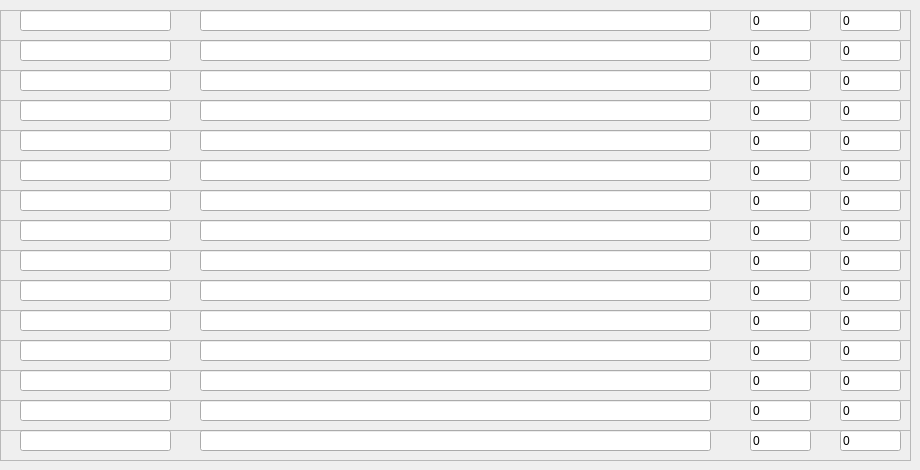
    <widget class="QWidget" name="tab_5">
     <attribute name="title">
      <string>5</string>
     </attribute>
     <widget class="QFrame" name="frame_65">
      <property name="geometry">
       <rect>
        <x>0</x>
        <y>10</y>
        <width>911</width>
        <height>31</height>
       </rect>
      </property>
      <property name="frameShape">
       <enum>QFrame::StyledPanel</enum>
      </property>
      <property name="frameShadow">
       <enum>QFrame::Raised</enum>
      </property>
      <widget class="QLineEdit" name="item_name_65">
       <property name="geometry">
        <rect>
         <x>20</x>
         <y>0</y>
         <width>151</width>
         <height>21</height>
        </rect>
       </property>
       <property name="text">
        <string/>
       </property>
      </widget>
      <widget class="QLineEdit" name="item_reg_65">
       <property name="geometry">
        <rect>
         <x>200</x>
         <y>0</y>
         <width>511</width>
         <height>21</height>
        </rect>
       </property>
       <property name="text">
        <string/>
       </property>
      </widget>
      <widget class="QLineEdit" name="item_index_65">
       <property name="geometry">
        <rect>
         <x>750</x>
         <y>0</y>
         <width>61</width>
         <height>21</height>
        </rect>
       </property>
       <property name="text">
        <string>0</string>
       </property>
      </widget>
      <widget class="QLineEdit" name="item_skip_65">
       <property name="geometry">
        <rect>
         <x>840</x>
         <y>0</y>
         <width>61</width>
         <height>21</height>
        </rect>
       </property>
       <property name="text">
        <string>0</string>
       </property>
      </widget>
     </widget>
     <widget class="QFrame" name="frame_66">
      <property name="geometry">
       <rect>
        <x>0</x>
        <y>40</y>
        <width>911</width>
        <height>31</height>
       </rect>
      </property>
      <property name="frameShape">
       <enum>QFrame::StyledPanel</enum>
      </property>
      <property name="frameShadow">
       <enum>QFrame::Raised</enum>
      </property>
      <widget class="QLineEdit" name="item_name_66">
       <property name="geometry">
        <rect>
         <x>20</x>
         <y>0</y>
         <width>151</width>
         <height>21</height>
        </rect>
       </property>
       <property name="text">
        <string/>
       </property>
      </widget>
      <widget class="QLineEdit" name="item_reg_66">
       <property name="geometry">
        <rect>
         <x>200</x>
         <y>0</y>
         <width>511</width>
         <height>21</height>
        </rect>
       </property>
       <property name="text">
        <string/>
       </property>
      </widget>
      <widget class="QLineEdit" name="item_index_66">
       <property name="geometry">
        <rect>
         <x>750</x>
         <y>0</y>
         <width>61</width>
         <height>21</height>
        </rect>
       </property>
       <property name="text">
        <string>0</string>
       </property>
      </widget>
      <widget class="QLineEdit" name="item_skip_66">
       <property name="geometry">
        <rect>
         <x>840</x>
         <y>0</y>
         <width>61</width>
         <height>21</height>
        </rect>
       </property>
       <property name="text">
        <string>0</string>
       </property>
      </widget>
     </widget>
     <widget class="QFrame" name="frame_67">
      <property name="geometry">
       <rect>
        <x>0</x>
        <y>70</y>
        <width>911</width>
        <height>31</height>
       </rect>
      </property>
      <property name="frameShape">
       <enum>QFrame::StyledPanel</enum>
      </property>
      <property name="frameShadow">
       <enum>QFrame::Raised</enum>
      </property>
      <widget class="QLineEdit" name="item_name_67">
       <property name="geometry">
        <rect>
         <x>20</x>
         <y>0</y>
         <width>151</width>
         <height>21</height>
        </rect>
       </property>
       <property name="text">
        <string/>
       </property>
      </widget>
      <widget class="QLineEdit" name="item_reg_67">
       <property name="geometry">
        <rect>
         <x>200</x>
         <y>0</y>
         <width>511</width>
         <height>21</height>
        </rect>
       </property>
       <property name="text">
        <string/>
       </property>
      </widget>
      <widget class="QLineEdit" name="item_index_67">
       <property name="geometry">
        <rect>
         <x>750</x>
         <y>0</y>
         <width>61</width>
         <height>21</height>
        </rect>
       </property>
       <property name="text">
        <string>0</string>
       </property>
      </widget>
      <widget class="QLineEdit" name="item_skip_67">
       <property name="geometry">
        <rect>
         <x>840</x>
         <y>0</y>
         <width>61</width>
         <height>21</height>
        </rect>
       </property>
       <property name="text">
        <string>0</string>
       </property>
      </widget>
     </widget>
     <widget class="QFrame" name="frame_68">
      <property name="geometry">
       <rect>
        <x>0</x>
        <y>100</y>
        <width>911</width>
        <height>31</height>
       </rect>
      </property>
      <property name="frameShape">
       <enum>QFrame::StyledPanel</enum>
      </property>
      <property name="frameShadow">
       <enum>QFrame::Raised</enum>
      </property>
      <widget class="QLineEdit" name="item_name_68">
       <property name="geometry">
        <rect>
         <x>20</x>
         <y>0</y>
         <width>151</width>
         <height>21</height>
        </rect>
       </property>
       <property name="text">
        <string/>
       </property>
      </widget>
      <widget class="QLineEdit" name="item_reg_68">
       <property name="geometry">
        <rect>
         <x>200</x>
         <y>0</y>
         <width>511</width>
         <height>21</height>
        </rect>
       </property>
       <property name="text">
        <string/>
       </property>
      </widget>
      <widget class="QLineEdit" name="item_index_68">
       <property name="geometry">
        <rect>
         <x>750</x>
         <y>0</y>
         <width>61</width>
         <height>21</height>
        </rect>
       </property>
       <property name="text">
        <string>0</string>
       </property>
      </widget>
      <widget class="QLineEdit" name="item_skip_68">
       <property name="geometry">
        <rect>
         <x>840</x>
         <y>0</y>
         <width>61</width>
         <height>21</height>
        </rect>
       </property>
       <property name="text">
        <string>0</string>
       </property>
      </widget>
     </widget>
     <widget class="QFrame" name="frame_69">
      <property name="geometry">
       <rect>
        <x>0</x>
        <y>130</y>
        <width>911</width>
        <height>31</height>
       </rect>
      </property>
      <property name="frameShape">
       <enum>QFrame::StyledPanel</enum>
      </property>
      <property name="frameShadow">
       <enum>QFrame::Raised</enum>
      </property>
      <widget class="QLineEdit" name="item_name_69">
       <property name="geometry">
        <rect>
         <x>20</x>
         <y>0</y>
         <width>151</width>
         <height>21</height>
        </rect>
       </property>
       <property name="text">
        <string/>
       </property>
      </widget>
      <widget class="QLineEdit" name="item_reg_69">
       <property name="geometry">
        <rect>
         <x>200</x>
         <y>0</y>
         <width>511</width>
         <height>21</height>
        </rect>
       </property>
       <property name="text">
        <string/>
       </property>
      </widget>
      <widget class="QLineEdit" name="item_index_69">
       <property name="geometry">
        <rect>
         <x>750</x>
         <y>0</y>
         <width>61</width>
         <height>21</height>
        </rect>
       </property>
       <property name="text">
        <string>0</string>
       </property>
      </widget>
      <widget class="QLineEdit" name="item_skip_69">
       <property name="geometry">
        <rect>
         <x>840</x>
         <y>0</y>
         <width>61</width>
         <height>21</height>
        </rect>
       </property>
       <property name="text">
        <string>0</string>
       </property>
      </widget>
     </widget>
     <widget class="QFrame" name="frame_70">
      <property name="geometry">
       <rect>
        <x>0</x>
        <y>160</y>
        <width>911</width>
        <height>31</height>
       </rect>
      </property>
      <property name="frameShape">
       <enum>QFrame::StyledPanel</enum>
      </property>
      <property name="frameShadow">
       <enum>QFrame::Raised</enum>
      </property>
      <widget class="QLineEdit" name="item_name_70">
       <property name="geometry">
        <rect>
         <x>20</x>
         <y>0</y>
         <width>151</width>
         <height>21</height>
        </rect>
       </property>
       <property name="text">
        <string/>
       </property>
      </widget>
      <widget class="QLineEdit" name="item_reg_70">
       <property name="geometry">
        <rect>
         <x>200</x>
         <y>0</y>
         <width>511</width>
         <height>21</height>
        </rect>
       </property>
       <property name="text">
        <string/>
       </property>
      </widget>
      <widget class="QLineEdit" name="item_index_70">
       <property name="geometry">
        <rect>
         <x>750</x>
         <y>0</y>
         <width>61</width>
         <height>21</height>
        </rect>
       </property>
       <property name="text">
        <string>0</string>
       </property>
      </widget>
      <widget class="QLineEdit" name="item_skip_70">
       <property name="geometry">
        <rect>
         <x>840</x>
         <y>0</y>
         <width>61</width>
         <height>21</height>
        </rect>
       </property>
       <property name="text">
        <string>0</string>
       </property>
      </widget>
     </widget>
     <widget class="QFrame" name="frame_71">
      <property name="geometry">
       <rect>
        <x>0</x>
        <y>190</y>
        <width>911</width>
        <height>31</height>
       </rect>
      </property>
      <property name="frameShape">
       <enum>QFrame::StyledPanel</enum>
      </property>
      <property name="frameShadow">
       <enum>QFrame::Raised</enum>
      </property>
      <widget class="QLineEdit" name="item_name_71">
       <property name="geometry">
        <rect>
         <x>20</x>
         <y>0</y>
         <width>151</width>
         <height>21</height>
        </rect>
       </property>
       <property name="text">
        <string/>
       </property>
      </widget>
      <widget class="QLineEdit" name="item_reg_71">
       <property name="geometry">
        <rect>
         <x>200</x>
         <y>0</y>
         <width>511</width>
         <height>21</height>
        </rect>
       </property>
       <property name="text">
        <string/>
       </property>
      </widget>
      <widget class="QLineEdit" name="item_index_71">
       <property name="geometry">
        <rect>
         <x>750</x>
         <y>0</y>
         <width>61</width>
         <height>21</height>
        </rect>
       </property>
       <property name="text">
        <string>0</string>
       </property>
      </widget>
      <widget class="QLineEdit" name="item_skip_71">
       <property name="geometry">
        <rect>
         <x>840</x>
         <y>0</y>
         <width>61</width>
         <height>21</height>
        </rect>
       </property>
       <property name="text">
        <string>0</string>
       </property>
      </widget>
     </widget>
     <widget class="QFrame" name="frame_72">
      <property name="geometry">
       <rect>
        <x>0</x>
        <y>220</y>
        <width>911</width>
        <height>31</height>
       </rect>
      </property>
      <property name="frameShape">
       <enum>QFrame::StyledPanel</enum>
      </property>
      <property name="frameShadow">
       <enum>QFrame::Raised</enum>
      </property>
      <widget class="QLineEdit" name="item_name_72">
       <property name="geometry">
        <rect>
         <x>20</x>
         <y>0</y>
         <width>151</width>
         <height>21</height>
        </rect>
       </property>
       <property name="text">
        <string/>
       </property>
      </widget>
      <widget class="QLineEdit" name="item_reg_72">
       <property name="geometry">
        <rect>
         <x>200</x>
         <y>0</y>
         <width>511</width>
         <height>21</height>
        </rect>
       </property>
       <property name="text">
        <string/>
       </property>
      </widget>
      <widget class="QLineEdit" name="item_index_72">
       <property name="geometry">
        <rect>
         <x>750</x>
         <y>0</y>
         <width>61</width>
         <height>21</height>
        </rect>
       </property>
       <property name="text">
        <string>0</string>
       </property>
      </widget>
      <widget class="QLineEdit" name="item_skip_72">
       <property name="geometry">
        <rect>
         <x>840</x>
         <y>0</y>
         <width>61</width>
         <height>21</height>
        </rect>
       </property>
       <property name="text">
        <string>0</string>
       </property>
      </widget>
     </widget>
     <widget class="QFrame" name="frame_73">
      <property name="geometry">
       <rect>
        <x>0</x>
        <y>250</y>
        <width>911</width>
        <height>31</height>
       </rect>
      </property>
      <property name="frameShape">
       <enum>QFrame::StyledPanel</enum>
      </property>
      <property name="frameShadow">
       <enum>QFrame::Raised</enum>
      </property>
      <widget class="QLineEdit" name="item_name_73">
       <property name="geometry">
        <rect>
         <x>20</x>
         <y>0</y>
         <width>151</width>
         <height>21</height>
        </rect>
       </property>
       <property name="text">
        <string/>
       </property>
      </widget>
      <widget class="QLineEdit" name="item_reg_73">
       <property name="geometry">
        <rect>
         <x>200</x>
         <y>0</y>
         <width>511</width>
         <height>21</height>
        </rect>
       </property>
       <property name="text">
        <string/>
       </property>
      </widget>
      <widget class="QLineEdit" name="item_index_73">
       <property name="geometry">
        <rect>
         <x>750</x>
         <y>0</y>
         <width>61</width>
         <height>21</height>
        </rect>
       </property>
       <property name="text">
        <string>0</string>
       </property>
      </widget>
      <widget class="QLineEdit" name="item_skip_73">
       <property name="geometry">
        <rect>
         <x>840</x>
         <y>0</y>
         <width>61</width>
         <height>21</height>
        </rect>
       </property>
       <property name="text">
        <string>0</string>
       </property>
      </widget>
     </widget>
     <widget class="QFrame" name="frame_74">
      <property name="geometry">
       <rect>
        <x>0</x>
        <y>280</y>
        <width>911</width>
        <height>31</height>
       </rect>
      </property>
      <property name="frameShape">
       <enum>QFrame::StyledPanel</enum>
      </property>
      <property name="frameShadow">
       <enum>QFrame::Raised</enum>
      </property>
      <widget class="QLineEdit" name="item_name_74">
       <property name="geometry">
        <rect>
         <x>20</x>
         <y>0</y>
         <width>151</width>
         <height>21</height>
        </rect>
       </property>
       <property name="text">
        <string/>
       </property>
      </widget>
      <widget class="QLineEdit" name="item_reg_74">
       <property name="geometry">
        <rect>
         <x>200</x>
         <y>0</y>
         <width>511</width>
         <height>21</height>
        </rect>
       </property>
       <property name="text">
        <string/>
       </property>
      </widget>
      <widget class="QLineEdit" name="item_index_74">
       <property name="geometry">
        <rect>
         <x>750</x>
         <y>0</y>
         <width>61</width>
         <height>21</height>
        </rect>
       </property>
       <property name="text">
        <string>0</string>
       </property>
      </widget>
      <widget class="QLineEdit" name="item_skip_74">
       <property name="geometry">
        <rect>
         <x>840</x>
         <y>0</y>
         <width>61</width>
         <height>21</height>
        </rect>
       </property>
       <property name="text">
        <string>0</string>
       </property>
      </widget>
     </widget>
     <widget class="QFrame" name="frame_75">
      <property name="geometry">
       <rect>
        <x>0</x>
        <y>310</y>
        <width>911</width>
        <height>31</height>
       </rect>
      </property>
      <property name="frameShape">
       <enum>QFrame::StyledPanel</enum>
      </property>
      <property name="frameShadow">
       <enum>QFrame::Raised</enum>
      </property>
      <widget class="QLineEdit" name="item_name_75">
       <property name="geometry">
        <rect>
         <x>20</x>
         <y>0</y>
         <width>151</width>
         <height>21</height>
        </rect>
       </property>
       <property name="text">
        <string/>
       </property>
      </widget>
      <widget class="QLineEdit" name="item_reg_75">
       <property name="geometry">
        <rect>
         <x>200</x>
         <y>0</y>
         <width>511</width>
         <height>21</height>
        </rect>
       </property>
       <property name="text">
        <string/>
       </property>
      </widget>
      <widget class="QLineEdit" name="item_index_75">
       <property name="geometry">
        <rect>
         <x>750</x>
         <y>0</y>
         <width>61</width>
         <height>21</height>
        </rect>
       </property>
       <property name="text">
        <string>0</string>
       </property>
      </widget>
      <widget class="QLineEdit" name="item_skip_75">
       <property name="geometry">
        <rect>
         <x>840</x>
         <y>0</y>
         <width>61</width>
         <height>21</height>
        </rect>
       </property>
       <property name="text">
        <string>0</string>
       </property>
      </widget>
     </widget>
     <widget class="QFrame" name="frame_76">
      <property name="geometry">
       <rect>
        <x>0</x>
        <y>340</y>
        <width>911</width>
        <height>31</height>
       </rect>
      </property>
      <property name="frameShape">
       <enum>QFrame::StyledPanel</enum>
      </property>
      <property name="frameShadow">
       <enum>QFrame::Raised</enum>
      </property>
      <widget class="QLineEdit" name="item_name_76">
       <property name="geometry">
        <rect>
         <x>20</x>
         <y>0</y>
         <width>151</width>
         <height>21</height>
        </rect>
       </property>
       <property name="text">
        <string/>
       </property>
      </widget>
      <widget class="QLineEdit" name="item_reg_76">
       <property name="geometry">
        <rect>
         <x>200</x>
         <y>0</y>
         <width>511</width>
         <height>21</height>
        </rect>
       </property>
       <property name="text">
        <string/>
       </property>
      </widget>
      <widget class="QLineEdit" name="item_index_76">
       <property name="geometry">
        <rect>
         <x>750</x>
         <y>0</y>
         <width>61</width>
         <height>21</height>
        </rect>
       </property>
       <property name="text">
        <string>0</string>
       </property>
      </widget>
      <widget class="QLineEdit" name="item_skip_76">
       <property name="geometry">
        <rect>
         <x>840</x>
         <y>0</y>
         <width>61</width>
         <height>21</height>
        </rect>
       </property>
       <property name="text">
        <string>0</string>
       </property>
      </widget>
     </widget>
     <widget class="QFrame" name="frame_77">
      <property name="geometry">
       <rect>
        <x>0</x>
        <y>370</y>
        <width>911</width>
        <height>31</height>
       </rect>
      </property>
      <property name="frameShape">
       <enum>QFrame::StyledPanel</enum>
      </property>
      <property name="frameShadow">
       <enum>QFrame::Raised</enum>
      </property>
      <widget class="QLineEdit" name="item_name_77">
       <property name="geometry">
        <rect>
         <x>20</x>
         <y>0</y>
         <width>151</width>
         <height>21</height>
        </rect>
       </property>
       <property name="text">
        <string/>
       </property>
      </widget>
      <widget class="QLineEdit" name="item_reg_77">
       <property name="geometry">
        <rect>
         <x>200</x>
         <y>0</y>
         <width>511</width>
         <height>21</height>
        </rect>
       </property>
       <property name="text">
        <string/>
       </property>
      </widget>
      <widget class="QLineEdit" name="item_index_77">
       <property name="geometry">
        <rect>
         <x>750</x>
         <y>0</y>
         <width>61</width>
         <height>21</height>
        </rect>
       </property>
       <property name="text">
        <string>0</string>
       </property>
      </widget>
      <widget class="QLineEdit" name="item_skip_77">
       <property name="geometry">
        <rect>
         <x>840</x>
         <y>0</y>
         <width>61</width>
         <height>21</height>
        </rect>
       </property>
       <property name="text">
        <string>0</string>
       </property>
      </widget>
     </widget>
     <widget class="QFrame" name="frame_78">
      <property name="geometry">
       <rect>
        <x>0</x>
        <y>400</y>
        <width>911</width>
        <height>31</height>
       </rect>
      </property>
      <property name="frameShape">
       <enum>QFrame::StyledPanel</enum>
      </property>
      <property name="frameShadow">
       <enum>QFrame::Raised</enum>
      </property>
      <widget class="QLineEdit" name="item_name_78">
       <property name="geometry">
        <rect>
         <x>20</x>
         <y>0</y>
         <width>151</width>
         <height>21</height>
        </rect>
       </property>
       <property name="text">
        <string/>
       </property>
      </widget>
      <widget class="QLineEdit" name="item_reg_78">
       <property name="geometry">
        <rect>
         <x>200</x>
         <y>0</y>
         <width>511</width>
         <height>21</height>
        </rect>
       </property>
       <property name="text">
        <string/>
       </property>
      </widget>
      <widget class="QLineEdit" name="item_index_78">
       <property name="geometry">
        <rect>
         <x>750</x>
         <y>0</y>
         <width>61</width>
         <height>21</height>
        </rect>
       </property>
       <property name="text">
        <string>0</string>
       </property>
      </widget>
      <widget class="QLineEdit" name="item_skip_78">
       <property name="geometry">
        <rect>
         <x>840</x>
         <y>0</y>
         <width>61</width>
         <height>21</height>
        </rect>
       </property>
       <property name="text">
        <string>0</string>
       </property>
      </widget>
     </widget>
     <widget class="QFrame" name="frame_79">
      <property name="geometry">
       <rect>
        <x>0</x>
        <y>430</y>
        <width>911</width>
        <height>31</height>
       </rect>
      </property>
      <property name="frameShape">
       <enum>QFrame::StyledPanel</enum>
      </property>
      <property name="frameShadow">
       <enum>QFrame::Raised</enum>
      </property>
      <widget class="QLineEdit" name="item_name_79">
       <property name="geometry">
        <rect>
         <x>20</x>
         <y>0</y>
         <width>151</width>
         <height>21</height>
        </rect>
       </property>
       <property name="text">
        <string/>
       </property>
      </widget>
      <widget class="QLineEdit" name="item_reg_79">
       <property name="geometry">
        <rect>
         <x>200</x>
         <y>0</y>
         <width>511</width>
         <height>21</height>
        </rect>
       </property>
       <property name="text">
        <string/>
       </property>
      </widget>
      <widget class="QLineEdit" name="item_index_79">
       <property name="geometry">
        <rect>
         <x>750</x>
         <y>0</y>
         <width>61</width>
         <height>21</height>
        </rect>
       </property>
       <property name="text">
        <string>0</string>
       </property>
      </widget>
      <widget class="QLineEdit" name="item_skip_79">
       <property name="geometry">
        <rect>
         <x>840</x>
         <y>0</y>
         <width>61</width>
         <height>21</height>
        </rect>
       </property>
       <property name="text">
        <string>0</string>
       </property>
      </widget>
     </widget>
    </widget>
